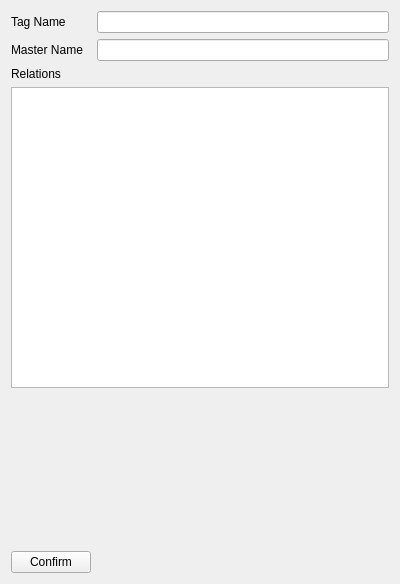
<?xml version="1.0" encoding="UTF-8"?>
<ui version="4.0">
 <class>TagEditor</class>
 <widget class="QWidget" name="TagEditor">
  <property name="geometry">
   <rect>
    <x>0</x>
    <y>0</y>
    <width>400</width>
    <height>584</height>
   </rect>
  </property>
  <property name="sizePolicy">
   <sizepolicy hsizetype="Minimum" vsizetype="Preferred">
    <horstretch>0</horstretch>
    <verstretch>0</verstretch>
   </sizepolicy>
  </property>
  <property name="windowTitle">
   <string>Editing a Tag</string>
  </property>
  <layout class="QGridLayout" name="gridLayout">
   <item row="0" column="0">
    <widget class="QLabel" name="label">
     <property name="sizePolicy">
      <sizepolicy hsizetype="Minimum" vsizetype="Preferred">
       <horstretch>1</horstretch>
       <verstretch>0</verstretch>
      </sizepolicy>
     </property>
     <property name="text">
      <string>Tag Name</string>
     </property>
    </widget>
   </item>
   <item row="0" column="1">
    <widget class="QLineEdit" name="tag_name">
     <property name="sizePolicy">
      <sizepolicy hsizetype="Expanding" vsizetype="Fixed">
       <horstretch>5</horstretch>
       <verstretch>0</verstretch>
      </sizepolicy>
     </property>
    </widget>
   </item>
   <item row="1" column="0">
    <widget class="QLabel" name="label_2">
     <property name="sizePolicy">
      <sizepolicy hsizetype="Minimum" vsizetype="Preferred">
       <horstretch>1</horstretch>
       <verstretch>0</verstretch>
      </sizepolicy>
     </property>
     <property name="text">
      <string>Master Name</string>
     </property>
    </widget>
   </item>
   <item row="1" column="1">
    <widget class="QLineEdit" name="master_name"/>
   </item>
   <item row="2" column="0">
    <widget class="QLabel" name="label_3">
     <property name="text">
      <string>Relations</string>
     </property>
    </widget>
   </item>
   <item row="3" column="0" colspan="2">
    <widget class="QTreeView" name="relations">
     <property name="sizePolicy">
      <sizepolicy hsizetype="Expanding" vsizetype="Expanding">
       <horstretch>1</horstretch>
       <verstretch>2</verstretch>
      </sizepolicy>
     </property>
    </widget>
   </item>
   <item row="4" column="0" colspan="2">
    <widget class="ConformWidget" name="conformwindow" native="true">
     <property name="sizePolicy">
      <sizepolicy hsizetype="Preferred" vsizetype="Preferred">
       <horstretch>0</horstretch>
       <verstretch>1</verstretch>
      </sizepolicy>
     </property>
     <property name="baseSize">
      <size>
       <width>0</width>
       <height>0</height>
      </size>
     </property>
    </widget>
   </item>
   <item row="5" column="0">
    <widget class="QPushButton" name="conform">
     <property name="text">
      <string>Confirm</string>
     </property>
    </widget>
   </item>
  </layout>
 </widget>
 <customwidgets>
  <customwidget>
   <class>ConformWidget</class>
   <extends>QWidget</extends>
   <header>conformwidget.h</header>
   <container>1</container>
  </customwidget>
 </customwidgets>
 <resources/>
 <connections/>
</ui>
